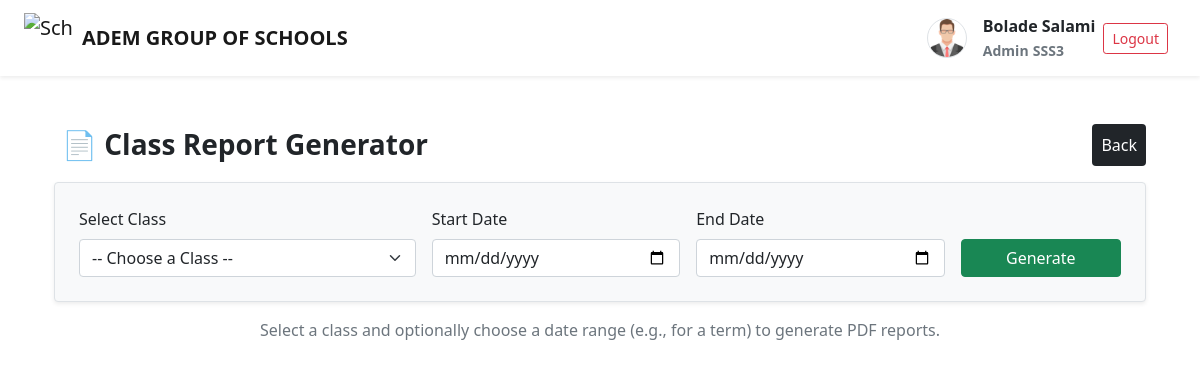
The app's page /exams/reports/ (signed in) with its own data.
### users/models.py (models this page shows, shortened)
class User(AbstractUser):
    ROLE_CHOICES = [
        ('superadmin', 'Super Admin'),
        ('admin', 'Admin'),
        ('teacher', 'Teacher'),
        ('student', 'Student'),
    ]
    GENDER = (
        ('female', 'Female'),
        ('male', 'Male')
        )
    role = models.CharField(max_length=20, choices=ROLE_CHOICES)
    other_name = models.CharField(max_length=100, blank=True, null=True)
    date_joined = models.DateTimeField(auto_now=True)
    gender = models.CharField(max_length=10, choices=GENDER, null=True, blank=True)
    age = models.PositiveIntegerField(default=8)
    date_of_birth = models.CharField(max_length=20, blank=True, null=True)
    student_class = models.ForeignKey(Class, on_delete=models.CASCADE, null=True, to_field='name', related_name='student_class')
    address = models.TextField(blank=True, null=True)
    phone_number = models.CharField(max_length=15, blank=True, null=True)
    approved = models.BooleanField(default=False)  # SuperAdmin must approve Admins
    profile_picture = models.ImageField(upload_to='profiles/', default='profiles/default_profile.png', null=True, blank=True)
    qualification = models.CharField(max_length=200, blank=True, null=True)
    subject_assigned = models.ForeignKey(Subject, on_delete=models.CASCADE, null=True, blank=True)
    years_of_experience = models.PositiveIntegerField(blank=True, null=True)
    next_of_kin = models.CharField(max_length=150, blank=True, null=True)
    next_of_kin_phone = models.CharField(max_length=15, blank=True, null=True)

### exams/models.py (models this page shows)
class Class(models.Model):
    CLASS_NAME_CHOICES = [
        ("JSS1", "Junior Secondary School 1"),
        ("JSS2", "Junior Secondary School 2"),
        ("JSS3", "Junior Secondary School 3"),
        ("SSS1", "Senior Secondary School 1"),
        ("SSS2", "Senior Secondary School 2"),
        ("SSS3", "Senior Secondary School 3"),
    ]
    name = models.CharField(max_length=50, choices=CLASS_NAME_CHOICES, unique=True)  # e.g. JSS1, JSS2
    def __str__(self):
        return self.name

### exams/views.py (the view)
# urls.py: path('reports/', views.admin_report_generator, name='admin_report_generator'),
@login_required
@user_passes_test(is_teacher_or_admin)
def admin_report_generator(request):
    classes = Class.objects.all() #prefetch_related(Prefetch('users', queryset=User.objects.filter(role='student')))
    return render(request, "exams/admin_report_generator.html", {"classes": classes})

### exams/views.py (called while the page is built)
def is_teacher_or_admin(user):
    return user.is_authenticated and user.role in ('teacher', 'admin', 'superadmin')

### templates/exams/admin_report_generator.html (shortened to what this page needs)
{% extends "base.html" %}
{% block content %}
<div class="container mt-5">
  <div class="d-flex justify-content-between align-items-center mb-3">
    <div>
      <h3 class="d-inline ms-2 text-center fw-bold">📄 Class Report Generator</h3>
    </div>
    <div class="d-flex align-items-center">
      <a href="{% url 'dashboard' %}" class="btn btn-black p-2 text-white bg-dark">Back</a>
    </div>
  </div>
  <form method="get" action="{% url 'admin_class_report_pdf' %}" class="border rounded p-4 bg-light shadow-sm">
    <div class="row g-3 align-items-end">
      <div class="col-md-4">
        <label for="class_id" class="form-label">Select Class</label>
        <select name="class_id" id="class_id" class="form-select" required>
          <option value="">-- Choose a Class --</option>
        </select>
      </div>
      <div class="col-md-3">
        <label for="start_date" class="form-label">Start Date</label>
        <input type="date" name="start_date" id="start_date" class="form-control">
      </div>
      <div class="col-md-3">
        <label for="end_date" class="form-label">End Date</label>
        <input type="date" name="end_date" id="end_date" class="form-control">
      </div>
      <div class="col-md-2 text-center">
        <button type="submit" class="btn btn-success w-100">
           Generate
        </button>
      </div>
    </div>
  </form>
  <p class="text-muted mt-3 text-center">Select a class and optionally choose a date range (e.g., for a term) to generate PDF reports.</p>
</div>
{% endblock %}

### templates/base.html (shortened to what this page needs)
{% load static %}
<!DOCTYPE html>
<html lang="en">
<head>
    <link href="{% static 'css/bootstrap.min.css' %}" rel="stylesheet">
    <link href="{% static 'css/styles.css' %}" rel="stylesheet">
    <link rel="stylesheet" href="{% static 'css/tailwind.min.css' %}">
    <link rel="stylesheet" href="{% static 'fontawesome/css/all.min.css' %}">
</head>
<body class="bg-gray-100">
    <nav class="navbar navbar-expand-lg navbar-light bg-white shadow-sm px-4">
        <a class="navbar-brand d-flex align-items-center" href="#">
            <img src="/static/images/school_logo2.jpg" alt="School Logo" width="50" height="50" class="me-2">
            <span class="fw-bold">ADEM GROUP OF SCHOOLS</span>
        </a>
        <div class="ms-auto d-flex align-items-center gap-2">
            {% if user.is_authenticated %}
                {% if user.profile_picture %}
                    <img src="{{ request.user.profile_picture.url }}" alt="Profile"
                         class="rounded-circle border border-gray-300"
                         width="40" height="40">
                {% else %}
                    <img src="/static/images/default_profile.png" alt="Profile"
                         class="rounded-circle border border-gray-300"
                         width="40" height="40">
                {% endif %}
                <div class="ms-2 g-5">
                    <div class='fw-bold'>{{ request.user.get_full_name }}</div>
                    <small class="text-muted fw-bold">{{ request.user.role.title }}</small>
                    <small class="text-muted fw-bold">{{ request.user.student_class }}</small>
                </div>
                <a href="{% url 'logout' %}" class="btn btn-outline-danger btn-sm me-2">Logout</a>
            {% else %}
                <a href="{% url 'login' %}" class="btn btn-primary btn-sm me-2">Login</a>
            {% endif %}
        </div>
    </nav>
    <main class="container mt-4">
        {% block content %}{% endblock %}
    </main>
</body>
</html>

### records on screen
User: user.profile_picture (picture), user.get_full_name "Bolade Salami", user.role "Admin", user.student_class "SSS3"
